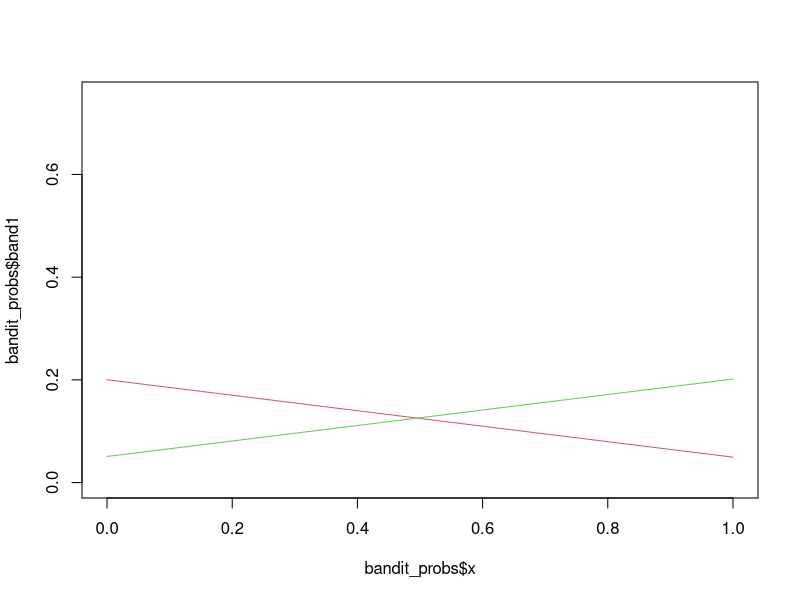

Source code (R):
### Simulation Framework ###

# set up 'real' parameters

                    #B0     #B1
bandits <- list(c(-1.385, -1.571), # arm 1
                c(-2.926, 1.550))  # arm 2



## DRAW FUNCTION (inputs the parameters of both bandits, and external variable/feature x)

draw <- function(weights, k, x){

  # to keep track of reward probs (prob of reward for each bandit at a given trial)
  prob_dict = list()
  
  for(i in 1:length(weights)){

    # create the linear function for each bandit (B0 + B1*x)
    f_x <- function(x) {weights[[i]][1] + weights[[i]][2]*x}
    
    # generate reward probability given by the log link
    probability <- 1/(1 + exp(-f_x(x)))
  
    # append to dict (adds prob of click for each arm)
    prob_dict[[i]] <- probability
    
  }
  
  reward <- sample(c(0,1), size = 1, prob = c(1-prob_dict[[k]], prob_dict[[k]]))
  regret <-  max(unlist(prob_dict)) - prob_dict[[k]]
  theta <- prob_dict[[k]]
  
  info <- list(reward, regret, theta)
  
  return(info)
  
}


## DEMONSTRATION: sample

X <- c(0,1) # two options for X

bandit_probs <- list(x = NULL,
                     band1 = NULL,
                     band2 = NULL)

for(i in 1:length(X)){

  bandit_probs$x[i] <- X[i]
  bandit_probs$band1[i] <- draw(bandits, 1, X[i])[[3]]
  bandit_probs$band2[i] <- draw(bandits, 2, X[i])[[3]]
 
}


plot(x = bandit_probs$x, y = bandit_probs$band1, col = 2, type = "l", ylim = c(0,.75))
lines(x = bandit_probs$x, y = bandit_probs$band2, col = 3,  type = "l")



### simulator needs to take in data, and convert it to 